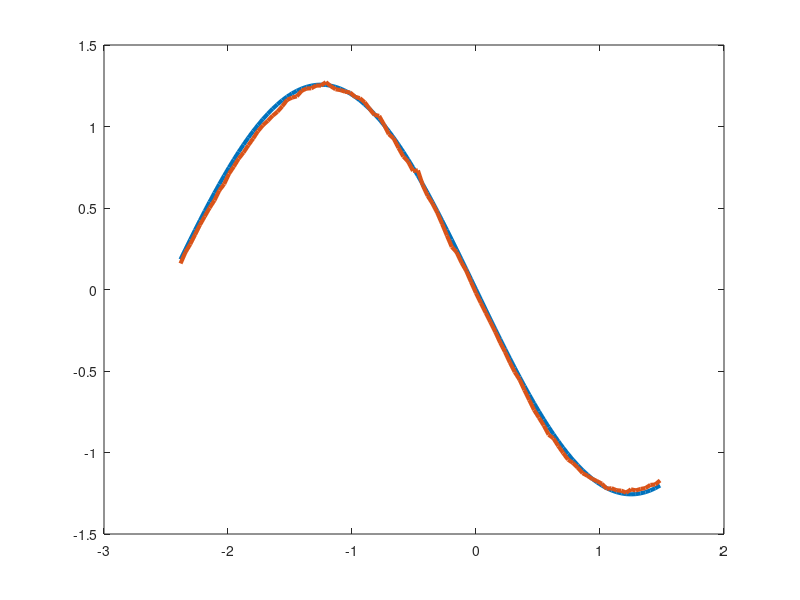
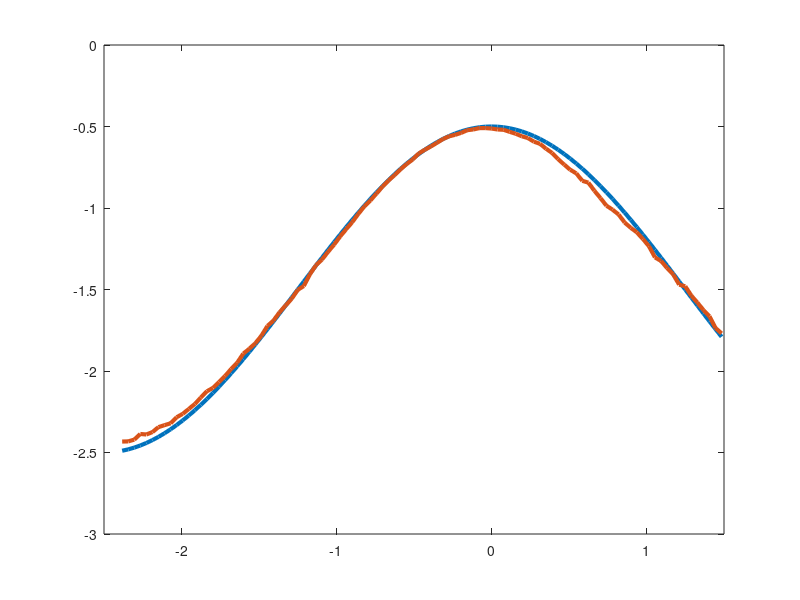
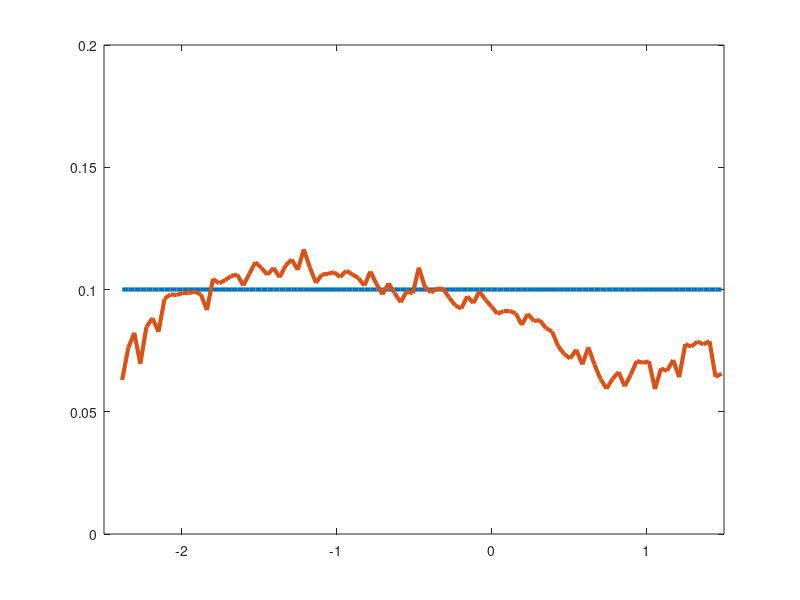

The MATLAB source for these figures, in order:
%% 
% draw the figures for the identification results
% Target equation: Spatially Advection Diffusion equation: (noise case) 
%       u_t =  (-1.5 + cos(2*pi*x/5))*u_x
%             -2*pi/5*sin(2*pi*x/5)*u
%             +0.1u_xx

%% noisy data

load('SAD_figure.mat'); % data generated from main_noisy.m
% a = sin(x(191:240)).^2;
% b = -x(191:240).^2-x(191:240).^4;
% c = 0.1*ones(1,50);

% u
figure(1)
plot(x(68:167),w_ref(101:200),'LineWidth',3);
hold on 
plot(x(68:167),w(101:200),'LineWidth',3);

% u_x
figure(2)
plot(x(68:167),w_ref(401:500),'LineWidth',3);
hold on 
plot(x(68:167),w(401:500),'LineWidth',3);
axis([-2.5 1.5 -3.0 0]);

% u_xx
figure(3)
plot(x(68:167),w_ref(501:600),'LineWidth',3);
hold on 
plot(x(68:167),w(501:600),'LineWidth',3);
axis([-2.5 1.5 0 0.2]);

